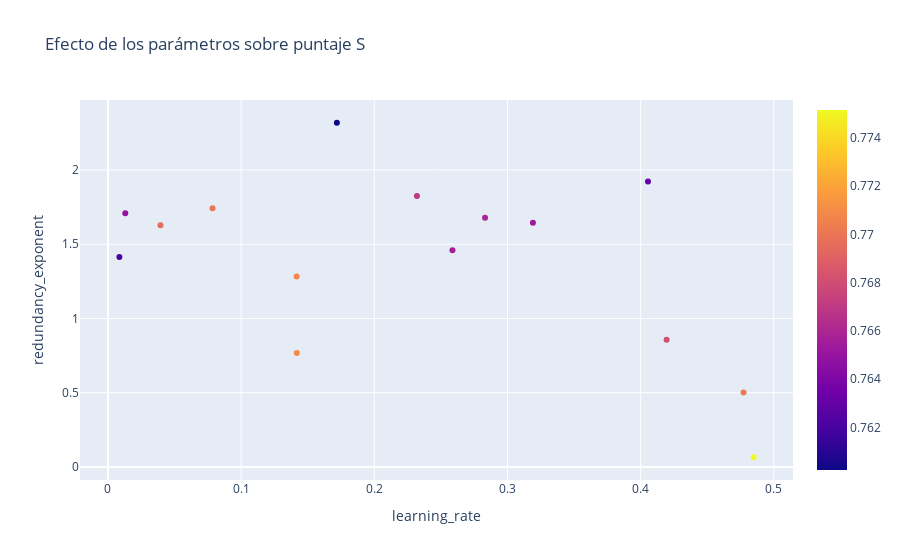

Here is the notebook cell this chart was saved with:
### Code cell
plot_param_vals(
    df, "value", "puntaje S"
)

### Figure 1 — Plotly figure (JSON) as saved in the notebook; plotly's stock layout.template omitted (floating-point values rounded to 4 significant figures)
{"data": [{"hovertemplate": "learning_rate=%{x}<br>redundancy_exponent=%{y}<br>=%{marker.color}<extra></extra>", "legendgroup": "", "marker": {"color": [0.7656, 0.7703, 0.7648, 0.7631, 0.7701, 0.762, 0.7696, 0.7653, 0.7682, 0.767, 0.7602, 0.7659, 0.7709, 0.7708, 0.7752], "coloraxis": "coloraxis", "symbol": "circle"}, "mode": "markers", "name": "", "orientation": "v", "showlegend": false, "type": "scatter", "x": [0.2587, 0.4773, 0.01302, 0.4055, 0.07854, 0.008599, 0.03945, 0.3191, 0.4195, 0.232, 0.1719, 0.2832, 0.1418, 0.1417, 0.4848], "xaxis": "x", "y": [1.46, 0.5022, 1.709, 1.922, 1.742, 1.414, 1.628, 1.644, 0.8571, 1.826, 2.318, 1.678, 0.7672, 1.283, 0.06552], "yaxis": "y"}], "layout": {"autosize": true, "coloraxis": {"colorbar": {"title": {"text": ""}}, "colorscale": [[0, "#0d0887"], [0.1111, "#46039f"], [0.2222, "#7201a8"], [0.3333, "#9c179e"], [0.4444, "#bd3786"], [0.5556, "#d8576b"], [0.6667, "#ed7953"], [0.7778, "#fb9f3a"], [0.8889, "#fdca26"], [1, "#f0f921"]]}, "legend": {"tracegroupgap": 0}, "title": {"text": "Efecto de los parámetros sobre puntaje S"}, "xaxis": {"anchor": "y", "autorange": true, "domain": [0, 1], "range": [-0.02094, 0.5143], "title": {"text": "learning_rate"}, "type": "linear"}, "yaxis": {"anchor": "x", "autorange": true, "domain": [0, 1], "range": [-0.1204, 2.504], "title": {"text": "redundancy_exponent"}, "type": "linear"}}}
